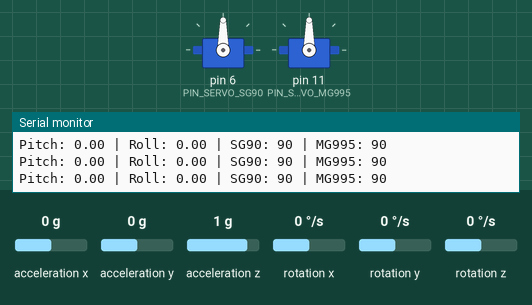
Simulated run of this sketch. Board: Arduino Nano, built with avr-gcc and run on an emulated ATmega328P. Shown: 2 × servo, the last lines printed to the serial monitor. Wiring (inferred from the names in the program): MPU-6050 motion sensor at I2C address 0x68. Inputs (shaded band) come from the test bench; at power-on: acceleration x 0 g, acceleration y 0 g, acceleration z 1 g, rotation x 0 °/s, rotation y 0 °/s, rotation z 0 °/s.

Above: at 3.4 s.
3.5 s: acceleration x set to -1.4 g
At 4.4 s:
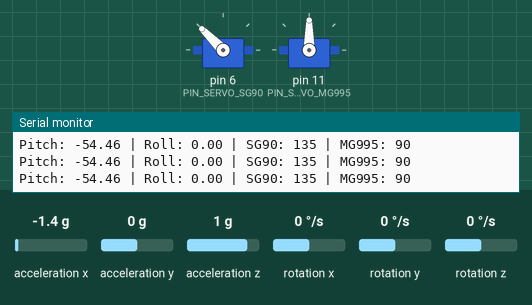
5.0 s: acceleration y set to -1.4 g
At 5.5 s:
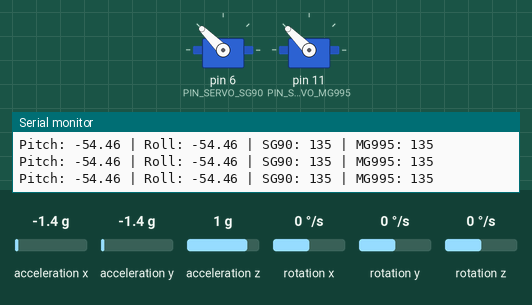
6.5 s: acceleration x set to 0 g
At 7.6 s:
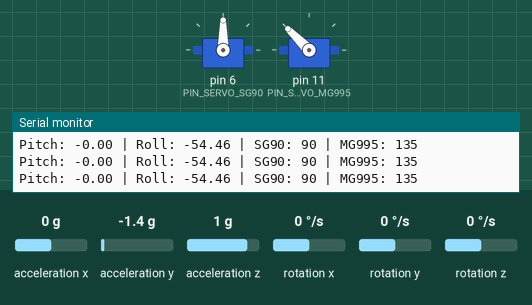
8.0 s: acceleration z set to 0.1 g
9.5 s: acceleration z set to -0.2 g
At 10.7 s:
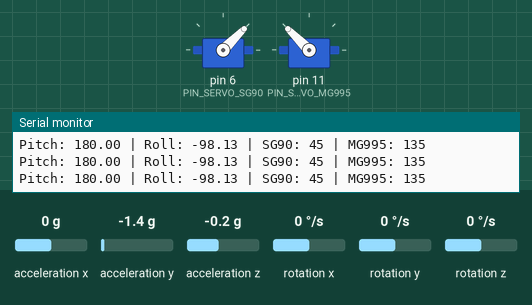
11.0 s: acceleration y set to 0.8 g
At 12.3 s:
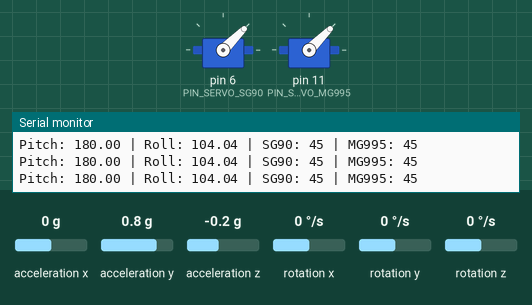
Timing chart, 0 to 13.5 s (numbered marks = the images above; inputs shaded):
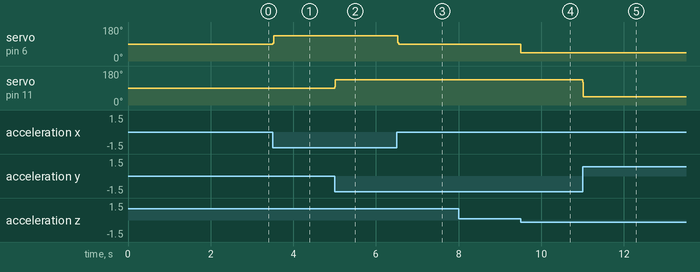

The sketch:

Taza_Detectora_De_Temblores_Arduino_Nano.ino
```cpp
#include <Wire.h>
#include <Servo.h>
#include <math.h>

// MPU6050
const byte MPU = 0x68;

// Pines de los servomotores
const byte PIN_SERVO_SG90 = 6;
const byte PIN_SERVO_MG995 = 11;

// Servomotores
Servo servoSG90;
Servo servoMG995;

// Datos del acelerometro
int16_t accelX, accelY, accelZ;
float gForceX, gForceY, gForceZ;

// Datos del giroscopio
int16_t gyroX, gyroY, gyroZ;
float rotX, rotY, rotZ;

// Angulos
float pitch = 0;
float roll = 0;

// Filtro complementario
const float ALPHA = 0.90;
unsigned long tiempoAnterior;
float dt;

// Calibracion del giroscopio
float biasGyroX = 0;
float biasGyroY = 0;
float biasGyroZ = 0;

// Configuracion de los servos
const int CENTRO = 90;
const int LIMITE_MIN = 45;
const int LIMITE_MAX = 135;

// Sentido de correccion
const int SENTIDO_PITCH = -1;
const int SENTIDO_ROLL = -1;

// Ganancias
const float GANANCIA_PITCH = 1.0;
const float GANANCIA_ROLL = 1.05;

// Posiciones actuales
int posSG90 = CENTRO;
int posMG995 = CENTRO;

// Zona muerta
const float ZONA_MUERTA = 1.0;

// Monitor serie
unsigned long ultimoReporte = 0;

// Leer MPU6050
bool leerMPU() {
  Wire.beginTransmission(MPU);
  Wire.write(0x3B);

  if (Wire.endTransmission(false) != 0) {
    return false;
  }

  if (Wire.requestFrom(MPU, (uint8_t)14, (uint8_t)true) != 14) {
    return false;
  }

  accelX = (int16_t)((Wire.read() << 8) | Wire.read());
  accelY = (int16_t)((Wire.read() << 8) | Wire.read());
  accelZ = (int16_t)((Wire.read() << 8) | Wire.read());

  Wire.read();
  Wire.read();

  gyroX = (int16_t)((Wire.read() << 8) | Wire.read());
  gyroY = (int16_t)((Wire.read() << 8) | Wire.read());
  gyroZ = (int16_t)((Wire.read() << 8) | Wire.read());

  gForceX = accelX / 16384.0;
  gForceY = accelY / 16384.0;
  gForceZ = accelZ / 16384.0;

  rotX = gyroX / 131.0 - biasGyroX;
  rotY = gyroY / 131.0 - biasGyroY;
  rotZ = gyroZ / 131.0 - biasGyroZ;

  return true;
}

// Configurar MPU6050
void setupMPU() {
  Wire.beginTransmission(MPU);
  Wire.write(0x6B);
  Wire.write(0x00);

  if (Wire.endTransmission() != 0) {
    Serial.println("ERROR MPU6050");
    while (true) {
      delay(100);
    }
  }

  Wire.beginTransmission(MPU);
  Wire.write(0x1B);
  Wire.write(0x00);
  Wire.endTransmission();

  Wire.beginTransmission(MPU);
  Wire.write(0x1C);
  Wire.write(0x00);
  Wire.endTransmission();

  delay(100);
}

// Calibrar giroscopio
void calibrarMPU() {
  const int MUESTRAS = 200;

  float sumaGyroX = 0;
  float sumaGyroY = 0;
  float sumaGyroZ = 0;

  int validas = 0;

  Serial.println("CALIBRANDO...");
  Serial.println("Mantener el sistema quieto");

  for (int i = 0; i < MUESTRAS; i++) {
    if (leerMPU()) {
      sumaGyroX += gyroX / 131.0;
      sumaGyroY += gyroY / 131.0;
      sumaGyroZ += gyroZ / 131.0;
      validas++;
    }

    delay(5);
  }

  if (validas < 150) {
    Serial.println("ERROR DE CALIBRACION");

    while (true) {
      delay(100);
    }
  }

  biasGyroX = sumaGyroX / validas;
  biasGyroY = sumaGyroY / validas;
  biasGyroZ = sumaGyroZ / validas;

  leerMPU();

  pitch = atan2(gForceX, gForceZ) * 180.0 / PI;
  roll = atan2(gForceY, gForceZ) * 180.0 / PI;

  Serial.println("CALIBRACION TERMINADA");
}

// Inicio del sistema
void setup() {
  Serial.begin(115200);

  Wire.begin();
  Wire.setClock(400000);

  setupMPU();

  servoSG90.attach(PIN_SERVO_SG90);
  servoMG995.attach(PIN_SERVO_MG995);

  servoSG90.write(CENTRO);
  servoMG995.write(CENTRO);

  posSG90 = CENTRO;
  posMG995 = CENTRO;

  delay(1000);

  calibrarMPU();

  tiempoAnterior = micros();

  Serial.println("SISTEMA INICIADO");
  Serial.println("Buscando posicion recta...");
}

// Funcionamiento principal
void loop() {
  unsigned long tiempoActual = micros();

  dt = (tiempoActual - tiempoAnterior) / 1000000.0;
  tiempoAnterior = tiempoActual;

  if (dt <= 0 || dt > 0.05) {
    dt = 0.01;
  }

  if (!leerMPU()) {
    return;
  }

  float pitchAccel = atan2(gForceX, gForceZ) * 180.0 / PI;
  float rollAccel = atan2(gForceY, gForceZ) * 180.0 / PI;

  pitch = ALPHA * (pitch + rotY * dt)
        + (1.0 - ALPHA) * pitchAccel;

  roll = ALPHA * (roll + rotX * dt)
       + (1.0 - ALPHA) * rollAccel;

  float pitchControl = pitch;
  float rollControl = roll;

  if (fabs(pitchControl) < ZONA_MUERTA) {
    pitchControl = 0;
  }

  if (fabs(rollControl) < ZONA_MUERTA) {
    rollControl = 0;
  }

  // Aplicar ganancias
  float ajustePitch = pitchControl * GANANCIA_PITCH;
  float ajusteRoll = rollControl * GANANCIA_ROLL;

  // Limitar correcciones
  int correccionPitch = constrain(
    (int)round(ajustePitch), -45, 45
  );

  int correccionRoll = constrain(
    (int)round(ajusteRoll), -45, 45
  );

  // Calcular posiciones de los servos
  int nuevaPosSG90 = CENTRO
                   + SENTIDO_PITCH * correccionPitch;

  int nuevaPosMG995 = CENTRO
                    + SENTIDO_ROLL * correccionRoll;

  nuevaPosSG90 = constrain(
    nuevaPosSG90, LIMITE_MIN, LIMITE_MAX
  );

  nuevaPosMG995 = constrain(
    nuevaPosMG995, LIMITE_MIN, LIMITE_MAX
  );

  // Actualizar SG90
  if (nuevaPosSG90 != posSG90) {
    posSG90 = nuevaPosSG90;
    servoSG90.write(posSG90);
  }

  // Actualizar MG995
  if (nuevaPosMG995 != posMG995) {
    posMG995 = nuevaPosMG995;
    servoMG995.write(posMG995);
  }

  // Mostrar datos por monitor serie
  if (millis() - ultimoReporte >= 100) {
    ultimoReporte = millis();

    Serial.print("Pitch: ");
    Serial.print(pitch);

    Serial.print(" | Roll: ");
    Serial.print(roll);

    Serial.print(" | SG90: ");
    Serial.print(posSG90);

    Serial.print(" | MG995: ");
    Serial.println(posMG995);
  }
}
```

Measured:
- the behaviour switches between 0 and -0.1 g on acceleration z (found by bisection; images 3 and 4)
- after the input at 3.5 s, servo on pin 6 (PIN_SERVO_SG90): 90° → 135° at once
- after the input at 5.0 s, servo on pin 11 (PIN_SERVO_MG995): 90° → 135° at once
- after the input at 6.5 s, servo on pin 6 (PIN_SERVO_SG90): 135° → 90° at once
- after the input at 9.5 s, servo on pin 6 (PIN_SERVO_SG90): 90° → 45° at once
- after the input at 11.0 s, servo on pin 11 (PIN_SERVO_MG995): 135° → 45° at once
